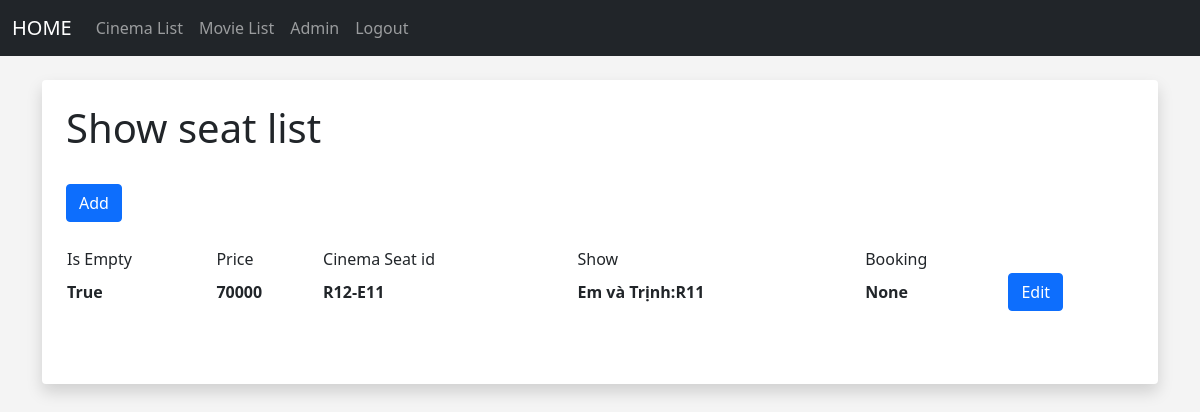
Page /show_seat_list (signed in) on the earlier database version.
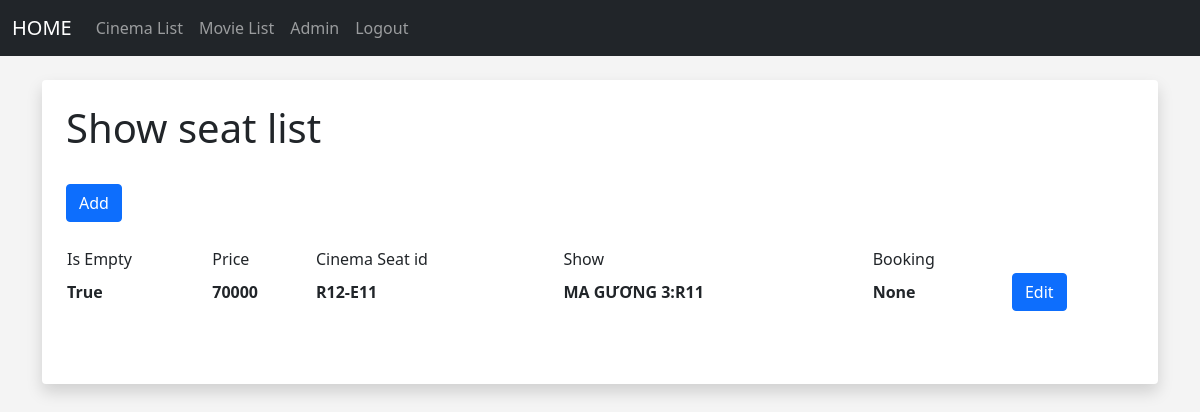
Same page on the later database version.
### members/models.py (models this page shows)
class Show_Seat(models.Model):
    is_empty = models.BooleanField()
    price = models.IntegerField()
    cinema_seat_id = models.ForeignKey(Cinema_Seat, on_delete=models.CASCADE)
    show_id = models.ForeignKey(Show, on_delete=models.CASCADE)
    booking_id = models.ForeignKey(Booking, on_delete=models.CASCADE,null=True,blank=True)

class Show(models.Model):
    date = models.DateField()
    start_time = models.TimeField()
    end_time = models.TimeField()
    cinema_hall_id = models.ForeignKey(Cinema_Hall, on_delete=models.CASCADE)
    movie_id = models.ForeignKey(Movie, on_delete=models.CASCADE)
    def __str__(self):
        return str(self.movie_id) +':'+str(self.cinema_hall_id)

class Movie(models.Model):
    title = models.CharField(max_length=256)
    image = models.ImageField(upload_to = "images/")
    description = models.CharField(max_length=512)
    duration = models.IntegerField()
    released_date = models.DateField()
    genre = models.CharField(max_length=256)
    def __str__(self):
        return self.title

class Cinema_Hall(models.Model):
    name = models.CharField(max_length=64)
    total_seats = models.IntegerField()
    cinema_id = models.ForeignKey(Cinema, on_delete=models.CASCADE)
    def __str__(self):
        return self.name

class Cinema_Seat(models.Model):
    seat_name = models.CharField(max_length=10)
    cinema_hall_id = models.ForeignKey(Cinema_Hall, on_delete=models.CASCADE)
    def __str__(self):
        return str(self.cinema_hall_id)+'-'+self.seat_name

### members/views.py (the view)
# urls.py: path('show_seat_list', views.get_all_show_seat, name='show_seat_list'),
def get_all_show_seat(request):
    show_seat_list = Show_Seat.objects.all()
    return render(request, 'ui/show_seat_list.html', {'show_seat_list':show_seat_list})

### members/templates/ui/show_seat_list.html (shortened to what this page needs)
{% extends 'ui/base.html' %}
{% block content %}
{% if user.is_superuser %}
	<div class="shadow p-4 mb-5 bg-body rounded">
	<h1>Show seat list</h1>
    <br/>
        <a href="{% url 'add_show_seat' %}" class="btn btn-primary" role="button">Add</a>
    <br/>
<br/>
<div class="container">
  <div class="row">
    <table>
    <tr>
        <td>Is Empty</td>
        <td>Price</td>
        <td>Cinema Seat id</td>
        <td>Show</td>
        <td>Booking</td>
    </tr>
      {% for show_seat in show_seat_list %}
    <tr>
        <th>
          {{show_seat.is_empty}}
        </th>
        <th>
            {{show_seat.price}}
        </th>
        <th>
            {{show_seat.cinema_seat_id}}
        </th>
        <th>
            {{show_seat.show_id}}
        </th>
        <th>
            {{show_seat.booking_id}}
        </th>
        <th>
            <a href="{% url 'edit_show_seat' show_seat.id %}" class="btn btn-primary" role="button">Edit</a>        </th>
    </tr>
      {% endfor %}
    </table>
  </div>
</div>
<br/><br/>
{%else%}
<center>
    <h1>Sorry you don't have permission to access this page</h1>
    </center>
{% endif %}
{% endblock %}

Differences in the rows shown:
changed through a linked row, Show_Seat "True": show_id "Em và Trịnh:R11" → "MA GƯƠNG 3:R11"
